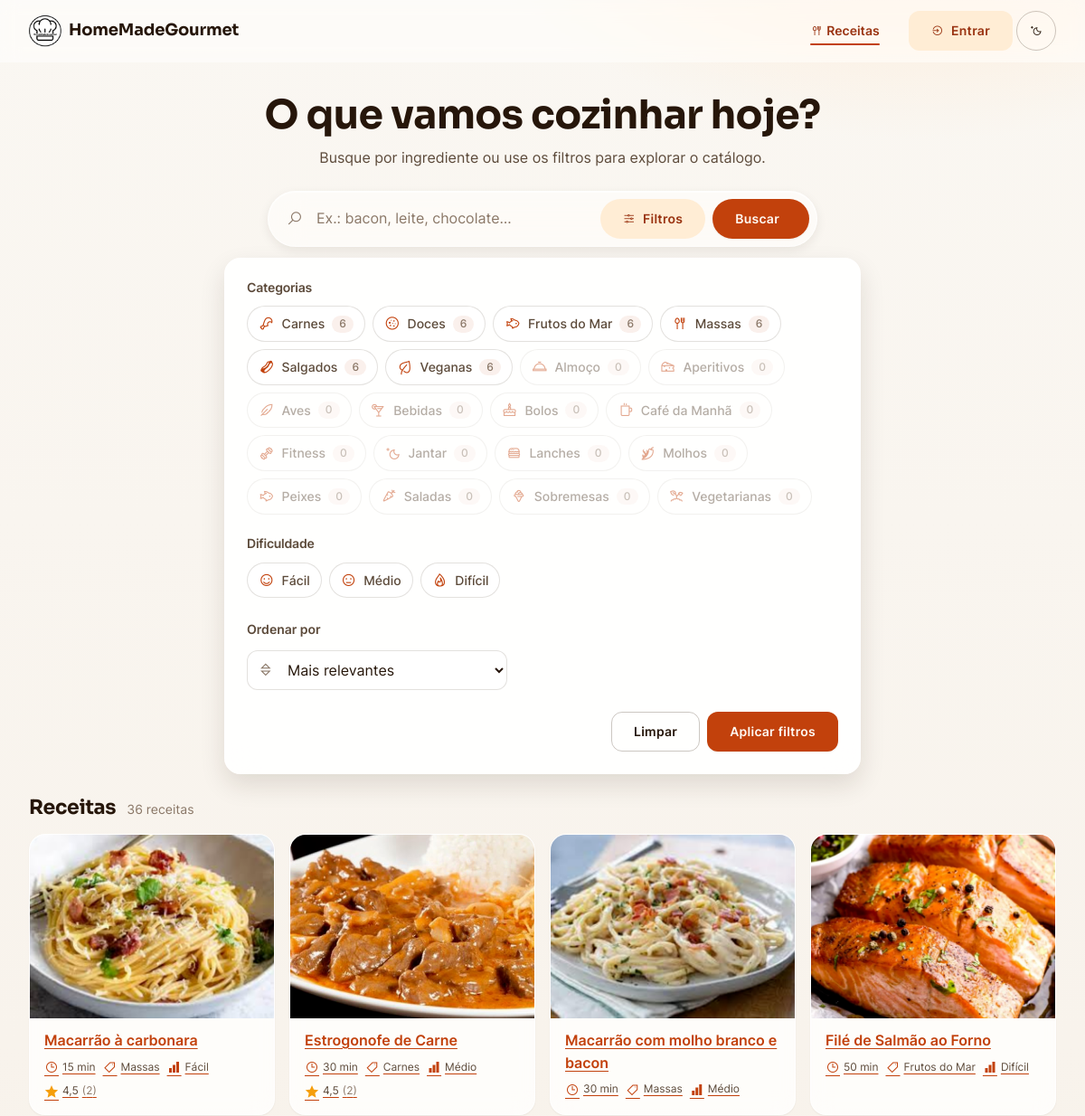
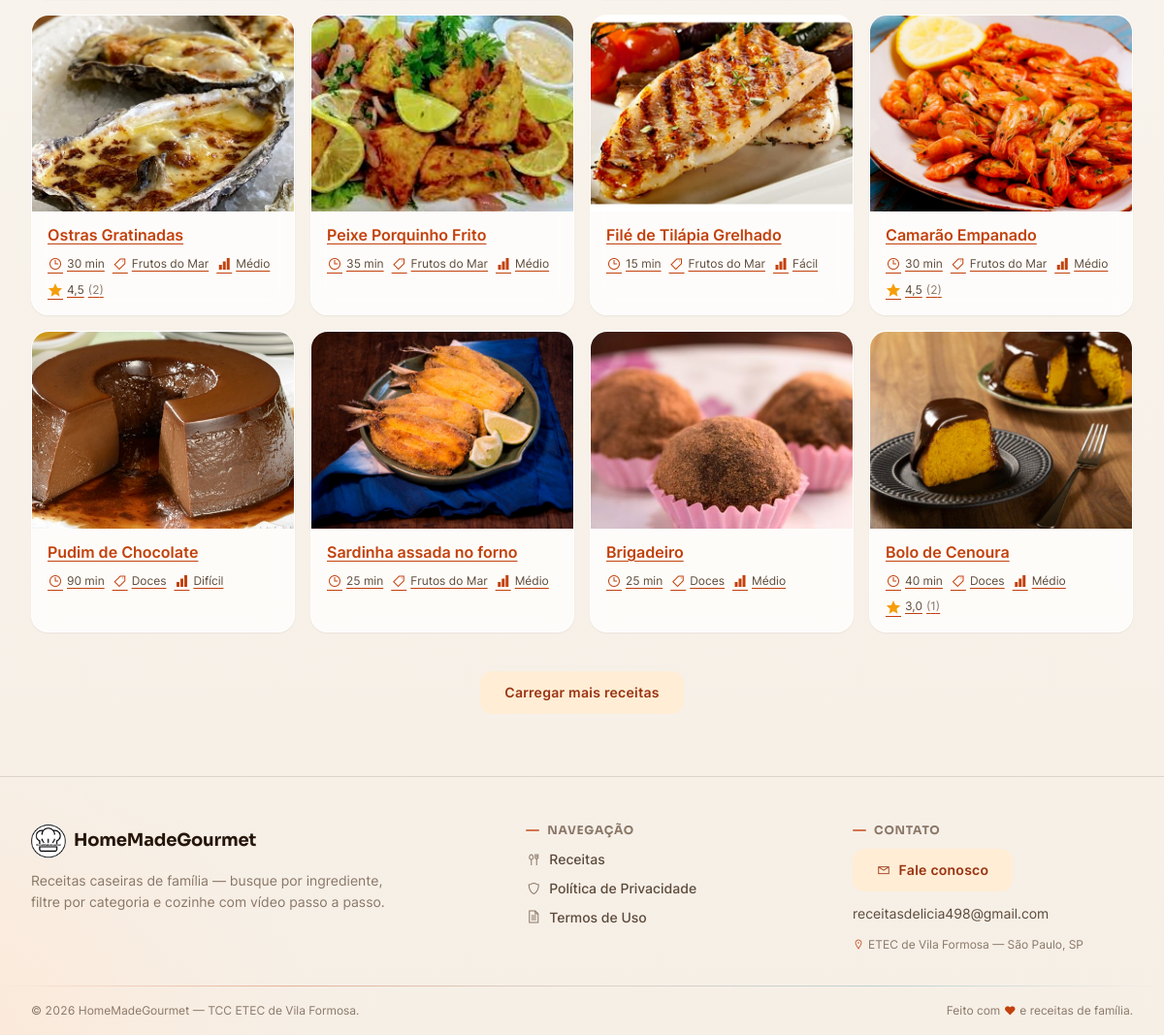
The page / on the database its author committed (2 pictures, top to bottom).
### tables this page shows
CREATE TABLE categoria (
    idCategoria   INT UNSIGNED  NOT NULL AUTO_INCREMENT,
    nomeCategoria VARCHAR(30)   NOT NULL,
    icone         VARCHAR(40)   NULL COMMENT 'Classe do ícone Line Awesome (ex.: la-fish) — permite adicionar categorias sem tocar no código',

    CONSTRAINT pk_categoria             PRIMARY KEY (idCategoria),
    CONSTRAINT uq_categoria_nome        UNIQUE (nomeCategoria),
    CONSTRAINT ck_categoria_nome_valido CHECK (CHAR_LENGTH(TRIM(nomeCategoria)) >= 3)
);

CREATE TABLE receita (
    idReceita     INT UNSIGNED   NOT NULL AUTO_INCREMENT,
    nomeReceita   VARCHAR(70)    NOT NULL,
    porcoes       SMALLINT UNSIGNED NOT NULL,
    tempoReceita  VARCHAR(10)    NOT NULL,
    qtdCalorias   DECIMAL(7,2)   NOT NULL,
    link          VARCHAR(400)   NOT NULL COMMENT 'Embed (iframe) do vídeo no YouTube (youtube-nocookie)',
    ingrediente_1  VARCHAR(60)   NULL,
    ingrediente_2  VARCHAR(60)   NULL,
    ingrediente_3  VARCHAR(60)   NULL,
    ingrediente_4  VARCHAR(60)   NULL,
    ingrediente_5  VARCHAR(60)   NULL,
    ingrediente_6  VARCHAR(60)   NULL,
    ingrediente_7  VARCHAR(60)   NULL,
    ingrediente_8  VARCHAR(60)   NULL,
    ingrediente_9  VARCHAR(60)   NULL,
    ingrediente_10 VARCHAR(60)   NULL,
    ingrediente_11 VARCHAR(60)   NULL,
    ingrediente_12 VARCHAR(60)   NULL,
    ingrediente_13 VARCHAR(60)   NULL,
    ingrediente_14 VARCHAR(60)   NULL,
    ingrediente_15 VARCHAR(60)   NULL,
    modoPreparo   TEXT           NOT NULL,
    idcategoriaFK INT UNSIGNED   NULL,
    imagem        VARCHAR(30)    NOT NULL,
    dificuldade    ENUM('Fácil','Médio','Difícil') NULL COMMENT 'Grau de dificuldade exibido no card e na página',
    tempoCozimento VARCHAR(10)   NULL COMMENT 'Tempo de cozimento, separado do tempo total de preparo',
    dicas          TEXT          NULL COMMENT 'Dicas/observações opcionais exibidas na página da receita',
    proteinas      DECIMAL(6,2)  NULL COMMENT 'Proteínas por porção (g) — bloco nutricional',
    carboidratos   DECIMAL(6,2)  NULL COMMENT 'Carboidratos por porção (g)',
    gorduras       DECIMAL(6,2)  NULL COMMENT 'Gorduras por porção (g)',

    CONSTRAINT pk_receita              PRIMARY KEY (idReceita),
    CONSTRAINT uq_receita_nome         UNIQUE (nomeReceita),
    CONSTRAINT uq_receita_link         UNIQUE (link),
    CONSTRAINT ck_receita_porcoes      CHECK (porcoes > 0),
    CONSTRAINT ck_receita_calorias     CHECK (qtdCalorias >= 0),
    CONSTRAINT ck_receita_ingrediente1 CHECK (ingrediente_1 IS NOT NULL)
);

### src/Presentation/View/partials/recipe-card.php (the view, shortened to what the rows shown need)
<?php
$slug = Slug::make((string) $card['name']);
$delay = isset($cardIndex) ? min((int) $cardIndex * 40, 400) : 0;
$loading = !empty($cardEager) ? 'eager' : 'lazy';
?>
<li class="card recipe-card reveal" style="animation-delay: <?= $delay ?>ms">
    <a class="recipe-card__btn" href="receita/<?= (int) $card['id'] ?>/<?= $slug ?>"
       aria-label="Ver receita: <?= htmlspecialchars((string) $card['name']) ?>">
        <span class="recipe-card__media">
            <img src="./assets/img/<?= htmlspecialchars((string) $card['image']) ?>"
                 alt="" loading="<?= $loading ?>" width="400" height="300">
        </span>
        <span class="recipe-card__body">
            <span class="recipe-card__title"><?= htmlspecialchars((string) $card['name']) ?></span>
            <span class="recipe-card__meta">
                <span><i class="las la-clock" aria-hidden="true"></i><?= htmlspecialchars((string) $card['time']) ?></span>
                <span><i class="las la-tag" aria-hidden="true"></i><?= htmlspecialchars((string) $card['category']) ?></span>
                <?php if (!empty($card['difficulty'])): ?>
                    <span><i class="las la-signal" aria-hidden="true"></i><?= htmlspecialchars((string) $card['difficulty']) ?></span>
                <?php endif; ?>
                <?php if (!empty($card['rating']['count'])): ?>
                    <span class="recipe-card__rating"><i class="las la-star" aria-hidden="true"></i><?= htmlspecialchars(number_format((float) $card['rating']['average'], 1, ',', '')) ?> <span class="recipe-card__rating-count">(<?= (int) $card['rating']['count'] ?>)</span></span>
                <?php endif; ?>
            </span>
        </span>
    </a>
</li>

### src/Presentation/View/index.php (shortened to what the rows shown need)
<?php
$cards = $viewData['cards'] ?? [];
$categories = $viewData['categories'] ?? [];
$filters = $viewData['filters'] ?? ['search' => null, 'categoryIds' => [], 'difficulties' => [], 'sort' => 'relevancia'];
$errorMessage = $viewData['errorMessage'] ?? null;
$filtrando = ($filters['search'] ?? null) !== null || ($filters['categoryIds'] ?? []) !== [] || ($filters['difficulties'] ?? []) !== [];
?>
<!DOCTYPE html>
<html lang="pt-br">
<head>
<?php
require __DIR__ . '/partials/head.php';
?>
</head>
<body>
    <main id="conteudo" role="main">
        <section class="search-hero container" aria-labelledby="tituloBusca">
            <h1 id="tituloBusca">O que vamos cozinhar hoje?</h1>
            <form action="index.php" method="GET" id="formSearch" role="search" aria-label="Buscar e filtrar receitas">
                <?php require __DIR__ . '/partials/filters.php'; ?>
            </form>
        </section>
        <section class="results container" aria-labelledby="tituloResultados">
            <div class="results__head">
                <h2 id="tituloResultados"><?= $filtrando ? 'Sua busca' : 'Receitas' ?></h2>
            </div>
            <?php if (!empty($errorMessage)): ?>
                <div class="empty glass" role="status">
                    <i class="las la-utensils" aria-hidden="true"></i>
                    <h3><?= htmlspecialchars($errorMessage) ?></h3>
                    <p style="margin-inline:auto;">Tente outro ingrediente ou ajuste os filtros.</p>
                    <a class="btn btn--soft" href="index.php">Ver todas as receitas</a>
                </div>
            <?php else: ?>
                <ul class="recipe-grid" id="gradeReceitas" role="list" style="list-style:none; padding:0;">
                    <?php foreach ($cards as $cardIndex => $card): ?>
                        <?php require __DIR__ . '/partials/recipe-card.php'; ?>
                    <?php endforeach; ?>
                </ul>
            <?php endif; ?>
        </section>
    </main>
<?php require __DIR__ . '/partials/footer.php'; ?>
</body>
</html>

### src/Presentation/View/partials/filters.php (shortened to what the rows shown need)
<?php
$sortLabels = [
    'relevancia' => 'Mais relevantes',
    'nome' => 'Nome (A–Z)',
    'tempo' => 'Tempo de preparo',
];
?>
<div class="filters-panel" id="filtersPanel" hidden>
    <div class="filters-panel__group">
        <h2 class="filters-panel__title" id="filtroCategorias">Categorias</h2>
        <ul class="filters-cats" role="list" aria-labelledby="filtroCategorias">
            <?php foreach ($categories as $categoria): ?>
                <li>
                    <label class="filter-chip">
                        <span class="filter-chip__body">
                            <i class="las <?= htmlspecialchars($categoria['icon'] ?? 'la-utensils') ?>" aria-hidden="true"></i>
                            <?= htmlspecialchars($categoria['name']) ?>
                            <span class="filter-chip__count"><?= (int) $categoria['total'] ?></span>
                        </span>
                    </label>
                </li>
            <?php endforeach; ?>
        </ul>
    </div>
    <div class="filters-panel__group">
        <h2 class="filters-panel__title" id="filtroDificuldade">Dificuldade</h2>
    </div>
    <div class="filters-panel__group">
        <div class="field__control">
            <select class="field__input js-ordenar" name="ordenar" id="ordenar">
                <?php foreach ($sortLabels as $valor => $rotulo): ?>
                    <option value="<?= $valor ?>" <?= ($filters['sort'] ?? 'relevancia') === $valor ? 'selected' : '' ?>>
                        <?= htmlspecialchars($rotulo) ?>
                    </option>
                <?php endforeach; ?>
            </select>
        </div>
    </div>
</div>

### rows shown on the page
categoria: nomeCategoria "Carnes", total "6"
categoria: nomeCategoria "Doces", total "6"
categoria: nomeCategoria "Frutos do Mar", total "6"
categoria: nomeCategoria "Massas", total "6"
categoria: nomeCategoria "Salgados", total "6"
categoria: nomeCategoria "Veganas", total "6"
categoria: nomeCategoria "Almoço", total "0"
categoria: nomeCategoria "Aperitivos", total "0"
categoria: nomeCategoria "Aves", total "0"
categoria: nomeCategoria "Bebidas", total "0"
categoria: nomeCategoria "Bolos", total "0"
categoria: nomeCategoria "Café da Manhã", total "0"
categoria: nomeCategoria "Fitness", total "0"
categoria: nomeCategoria "Jantar", total "0"
categoria: nomeCategoria "Lanches", total "0"
categoria: nomeCategoria "Molhos", total "0"
categoria: nomeCategoria "Peixes", total "0"
categoria: nomeCategoria "Saladas", total "0"
categoria: nomeCategoria "Sobremesas", total "0"
categoria: nomeCategoria "Vegetarianas", total "0"
receita: ordenar "Mais relevantes", imagem (picture), nomeReceita "Bolo de Cenoura", tempoReceita "40 min", idcategoriaFK.nomeCategoria "Doces", dificuldade "Médio", average "3,0", count "1"
receita: imagem (picture), nomeReceita "Macarrão à carbonara", tempoReceita "15 min", idcategoriaFK.nomeCategoria "Massas", dificuldade "Fácil", average "4,5", count "2"
receita: imagem (picture), nomeReceita "Estrogonofe de Carne", tempoReceita "30 min", idcategoriaFK.nomeCategoria "Carnes", dificuldade "Médio", average "4,5", count "2"
receita: imagem (picture), nomeReceita "Macarrão com molho branco e bacon", tempoReceita "30 min", idcategoriaFK.nomeCategoria "Massas", dificuldade "Médio"
receita: imagem (picture), nomeReceita "Filé de Salmão ao Forno", tempoReceita "50 min", idcategoriaFK.nomeCategoria "Frutos do Mar", dificuldade "Difícil"
receita: imagem (picture), nomeReceita "Ostras Gratinadas", tempoReceita "30 min", idcategoriaFK.nomeCategoria "Frutos do Mar", dificuldade "Médio", average "4,5", count "2"
receita: imagem (picture), nomeReceita "Peixe Porquinho Frito", tempoReceita "35 min", idcategoriaFK.nomeCategoria "Frutos do Mar", dificuldade "Médio"
receita: imagem (picture), nomeReceita "Filé de Tilápia Grelhado", tempoReceita "15 min", idcategoriaFK.nomeCategoria "Frutos do Mar", dificuldade "Fácil"
receita: imagem (picture), nomeReceita "Camarão Empanado", tempoReceita "30 min", idcategoriaFK.nomeCategoria "Frutos do Mar", dificuldade "Médio", average "4,5", count "2"
receita: imagem (picture), nomeReceita "Pudim de Chocolate", tempoReceita "90 min", idcategoriaFK.nomeCategoria "Doces", dificuldade "Difícil"
receita: imagem (picture), nomeReceita "Sardinha assada no forno", tempoReceita "25 min", idcategoriaFK.nomeCategoria "Frutos do Mar", dificuldade "Médio"
receita: imagem (picture), nomeReceita "Brigadeiro", tempoReceita "25 min", idcategoriaFK.nomeCategoria "Doces", dificuldade "Médio"

### other values the page prints
$nivel "Fácil"
$nivel "Médio"
$nivel "Difícil"
$pagination['total'] "36"
$emailContato "receitasdelicia498@gmail.com"
